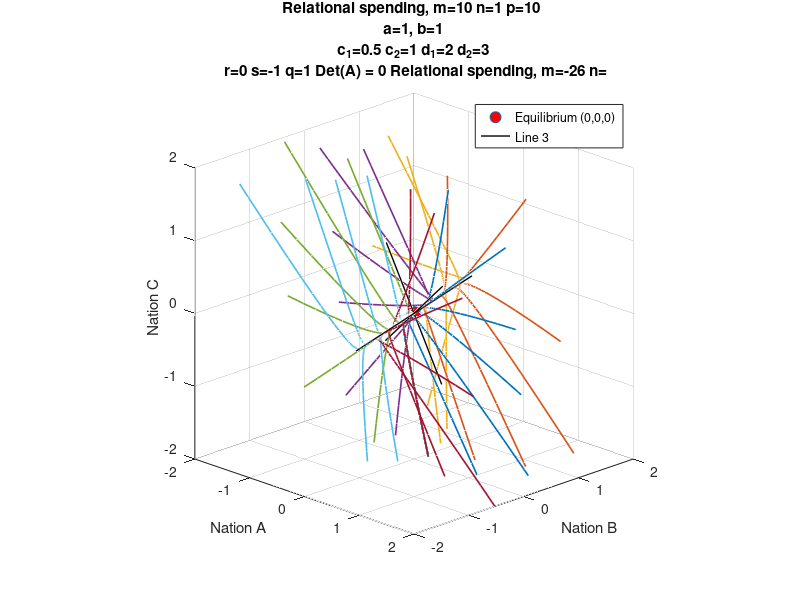

MATLAB code for this plot:
m = 10; n=1; p=10;
a = 1; b = 1; c_1 =0.5; c_2=1; d_1=2;d_2=3;
A = [-m,b,c_1;a,-n,d_1; c_2,d_2,-p];
r=0;
s=0;
q=0;
w = [r;s;q];
x_star = -inv(A)*w;
theta = linspace(-pi/2,pi/2,8);
theta(end)=[];
phi = linspace(0,2*pi,8);
phi(end)=[];
[THETA,PHI] = meshgrid(theta,phi);
[x,y,z] = sph2cart(PHI,THETA,1);
ini = [x(:), y(:), z(:)]+x_star';
sys = @(A,w,v) A*v+w;
[vecs, lambda] = eig(A);
[X,Y,Z] = meshgrid(linspace(-1,1,8));
X = X + x_star(1);
Y = Y + x_star(2);
Z = Z + x_star(3);
U = A(1,1)*X + A(1,2)*Y + A(1,3)*Z + w(1);
V = A(2,1)*X + A(2,2)*Y + A(2,3)*Z + w(2);
W = A(3,1)*X + A(3,2)*Y + A(3,3)*Z + w(3);
L = sqrt(U.^2 + V.^2 + W.^2);
fig = figure();
colors = lines(size(ini,1));

hold on;
s = [-1, 1];
for i=1:3
  l1 = x_star(i)+vecs(:,i)*s;
  L1=plot3(l1(1,:),l1(2,:),l1(3,:),'k','DisplayName',sprintf('Line %g',i),'LineWidth',1);
endfor
%pl = @(x, y) (m / c_2) * x + (-a / c_2) * y;
%ezsurf(pl,[-1,1]);
%pl = @(x,y) (-b/d_2)*x + (n/d_2)*y;
%ezsurf(pl,[-1,1]);
%pl = @(x,y) (c_1/p)*x + (d_1/p)*y;
%ezsurf(pl,[-1,1]);
%quiver3(X,Y,Z,0.1*(U./L),0.1*(V./L),0.1*(W./L),0);
for k=1:size(ini,1)
  y_0 = ini(k,:)';
  [~,yf] = ode45(@(t,v) sys(A,w,v), [0,1], y_0);
  [~,yb] = ode45(@(t,v) sys(A,w,v), [0,-1], y_0);
  plot3(yf(:,1),yf(:,2),yf(:,3),'Color',colors(k,:),'LineWidth',1.2);
  plot3(yb(:,1),yb(:,2),yb(:,3),'Color',colors(k,:),'LineWidth',1.2);
endfor
eq=plot3(x_star(1),x_star(2),x_star(3),'o','MarkerSize',10,
'MarkerFaceColor','r','DisplayName',
sprintf('Equilibrium (%g,%g,%g)',x_star(1),x_star(2),x_star(3)));
view(45,20);
title(sprintf("Relational spending, m=%g n=%g p=%g \n a=%g, b=%g \n c_1=%g c_2=%g d_1=%g d_2=%g \n r=%g s=%g q=%g Det(A) = %g ",
m,n,p,a,b,c_1,c_2,d_1,d_2,r,s,q,det(A)));
xlabel("Nation A");
ylabel("Nation B");
zlabel("Nation C");
axis equal; grid on;
xlim([-2,2]+x_star(1));
ylim([-2,2]+x_star(2));
zlim([-2,2]+x_star(3));
legend([eq,L1]);
hold off;
print(fig,sprintf('figures/richardson_3D_%g_%g_%g.png',r,s,q),
'-dpng', '-S1300,1300');
%close(fig);
